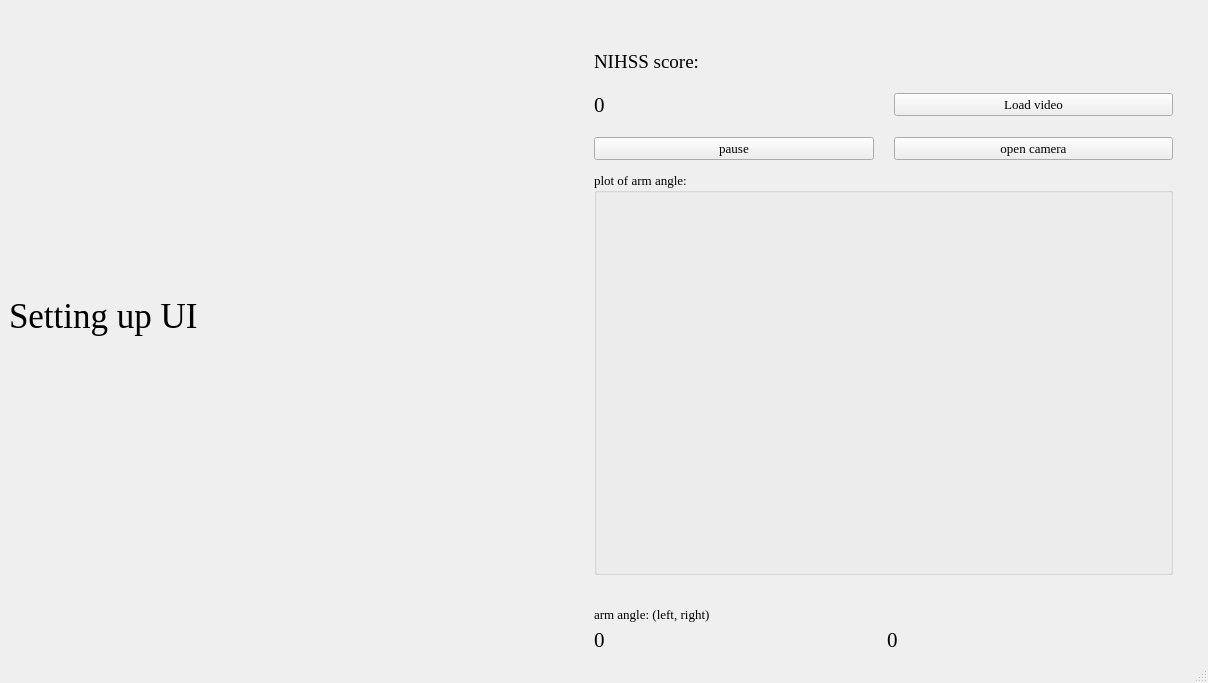
<?xml version="1.0" encoding="UTF-8"?>
<ui version="4.0">
 <class>MainWindow</class>
 <widget class="QMainWindow" name="MainWindow">
  <property name="geometry">
   <rect>
    <x>0</x>
    <y>0</y>
    <width>1208</width>
    <height>683</height>
   </rect>
  </property>
  <property name="font">
   <font>
    <family>Times New Roman</family>
    <pointsize>10</pointsize>
    <weight>50</weight>
    <bold>false</bold>
   </font>
  </property>
  <property name="windowTitle">
   <string>NIHSS upper limb test</string>
  </property>
  <widget class="QWidget" name="centralwidget">
   <layout class="QGridLayout" name="gridLayout_2">
    <item row="0" column="1">
     <layout class="QGridLayout" name="gridLayout_main">
      <item row="0" column="2">
       <layout class="QVBoxLayout" name="verticalLayout">
        <item>
         <widget class="QLabel" name="r_max_pic">
          <property name="text">
           <string/>
          </property>
         </widget>
        </item>
        <item>
         <widget class="QLabel" name="l_max_pic">
          <property name="text">
           <string/>
          </property>
         </widget>
        </item>
       </layout>
      </item>
      <item row="0" column="0" rowspan="6">
       <widget class="QLabel" name="PicLabel">
        <property name="font">
         <font>
          <family>Times New Roman</family>
          <pointsize>26</pointsize>
          <weight>50</weight>
          <bold>false</bold>
         </font>
        </property>
        <property name="text">
         <string>Setting up UI</string>
        </property>
       </widget>
      </item>
      <item row="6" column="1">
       <layout class="QHBoxLayout" name="horizontalLayout_2">
        <item>
         <widget class="QLabel" name="r_angle_label">
          <property name="font">
           <font>
            <family>Times New Roman</family>
            <pointsize>16</pointsize>
            <weight>50</weight>
            <bold>false</bold>
           </font>
          </property>
          <property name="text">
           <string>0</string>
          </property>
         </widget>
        </item>
        <item>
         <widget class="QLabel" name="l_angle_label">
          <property name="font">
           <font>
            <family>Times New Roman</family>
            <pointsize>16</pointsize>
            <weight>50</weight>
            <bold>false</bold>
           </font>
          </property>
          <property name="text">
           <string>0</string>
          </property>
         </widget>
        </item>
       </layout>
      </item>
      <item row="3" column="1">
       <widget class="QGroupBox" name="angle_plot">
        <property name="title">
         <string>plot of arm angle:</string>
        </property>
       </widget>
      </item>
      <item row="3" column="2">
       <spacer name="verticalSpacer">
        <property name="orientation">
         <enum>Qt::Vertical</enum>
        </property>
        <property name="sizeHint" stdset="0">
         <size>
          <width>20</width>
          <height>40</height>
         </size>
        </property>
       </spacer>
      </item>
      <item row="5" column="1">
       <widget class="QLabel" name="label">
        <property name="text">
         <string>arm angle: (left, right)</string>
        </property>
       </widget>
      </item>
      <item row="6" column="0">
       <spacer name="horizontalSpacer">
        <property name="orientation">
         <enum>Qt::Horizontal</enum>
        </property>
        <property name="sizeHint" stdset="0">
         <size>
          <width>80</width>
          <height>20</height>
         </size>
        </property>
       </spacer>
      </item>
      <item row="4" column="1">
       <spacer name="horizontalSpacer_2">
        <property name="orientation">
         <enum>Qt::Horizontal</enum>
        </property>
        <property name="sizeHint" stdset="0">
         <size>
          <width>20</width>
          <height>20</height>
         </size>
        </property>
       </spacer>
      </item>
      <item row="1" column="1">
       <layout class="QGridLayout" name="gridLayout">
        <property name="spacing">
         <number>20</number>
        </property>
        <item row="3" column="1">
         <widget class="QPushButton" name="pushButton_2">
          <property name="text">
           <string>open camera</string>
          </property>
         </widget>
        </item>
        <item row="3" column="0">
         <widget class="QPushButton" name="pushButton_3">
          <property name="text">
           <string>pause</string>
          </property>
         </widget>
        </item>
        <item row="0" column="0" colspan="2">
         <widget class="QLabel" name="label_2">
          <property name="sizePolicy">
           <sizepolicy hsizetype="Preferred" vsizetype="Preferred">
            <horstretch>0</horstretch>
            <verstretch>0</verstretch>
           </sizepolicy>
          </property>
          <property name="font">
           <font>
            <family>Times New Roman</family>
            <pointsize>14</pointsize>
            <weight>50</weight>
            <bold>false</bold>
           </font>
          </property>
          <property name="layoutDirection">
           <enum>Qt::LeftToRight</enum>
          </property>
          <property name="autoFillBackground">
           <bool>false</bool>
          </property>
          <property name="text">
           <string>NIHSS score:</string>
          </property>
         </widget>
        </item>
        <item row="1" column="0">
         <widget class="QLabel" name="ScoreLabel">
          <property name="sizePolicy">
           <sizepolicy hsizetype="Preferred" vsizetype="Preferred">
            <horstretch>0</horstretch>
            <verstretch>0</verstretch>
           </sizepolicy>
          </property>
          <property name="font">
           <font>
            <family>Times New Roman</family>
            <pointsize>16</pointsize>
            <weight>50</weight>
            <bold>false</bold>
           </font>
          </property>
          <property name="contextMenuPolicy">
           <enum>Qt::DefaultContextMenu</enum>
          </property>
          <property name="text">
           <string>0</string>
          </property>
         </widget>
        </item>
        <item row="1" column="1">
         <widget class="QPushButton" name="pushButton">
          <property name="text">
           <string>Load video</string>
          </property>
         </widget>
        </item>
       </layout>
      </item>
     </layout>
    </item>
   </layout>
  </widget>
  <widget class="QMenuBar" name="menubar">
   <property name="geometry">
    <rect>
     <x>0</x>
     <y>0</y>
     <width>1208</width>
     <height>27</height>
    </rect>
   </property>
  </widget>
  <widget class="QStatusBar" name="statusbar"/>
 </widget>
 <resources/>
 <connections/>
</ui>
